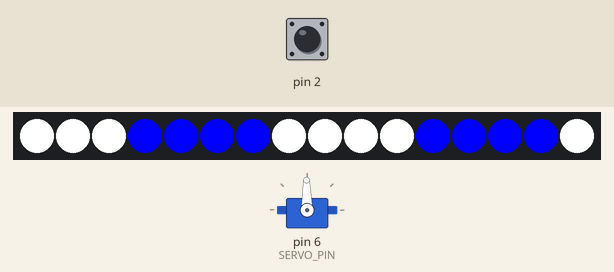
The sketch below on a simulated Arduino Uno, built with avr-gcc and run on an emulated ATmega328P. Shown: 16 RGB LEDs in strip order, left to right, servo. The inputs (shaded band) are chosen by the test bench; at power-on: pin 2 LOW.

Above: at 1.3 s.
1.4 s: pin 2 driven HIGH
At 1.96 s:
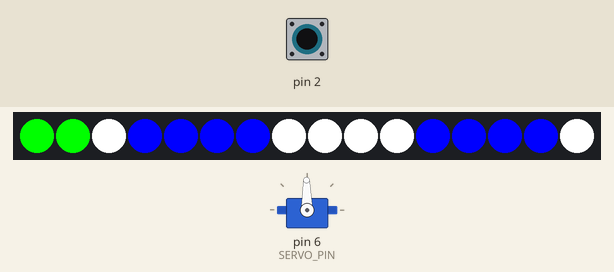
At 2.82 s:
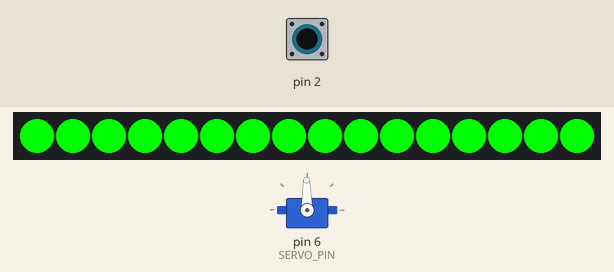
3.5 s: pin 2 pulsed LOW 5 times (0.12 s each, 0.3 s apart)
At 5.04 s:
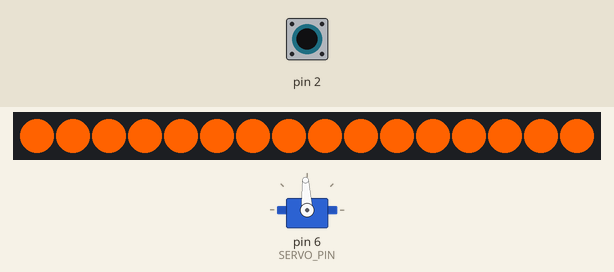
Timing chart, 0 to 6.8 s (numbered marks = the images above; inputs shaded):
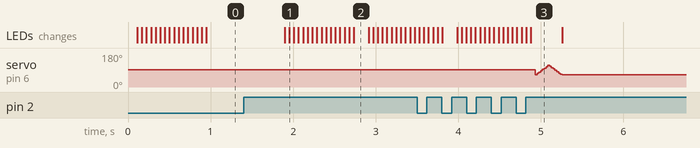

Measured:
- after the input at 1.4 s, the LEDs: first change after 0.50 s (image 1 shows a later state)
- after the input at 3.5 s, the LEDs: first differ from a run without the input after 0.54 s (image 3 shows a later state)

The sketch:

TEST_ALARM.ino
```cpp
#define PIN            19
#define NUMPIXELS      16
#define SERVO_PIN      6

#include "ALARM.h"

volatile int ESTADO=0;

void setup() {
  // put your setup code here, to run once:
  SET_ALARM();
  attachInterrupt(0, BUTTON, RISING );
}

void loop() {
ALARM_ESTATE(ESTADO);
}


void BUTTON(){
ESTADO++;

}
```

ALARM.h
```cpp
#include <Servo.h>

#define GREEN pixels.Color(0,255,0)
#define ORANGE pixels.Color(255,98,0)
#define YELLOW pixels.Color(255,255,0)
#define RED pixels.Color(255,0,0)
#define BLUE pixels.Color(0,0,255)
#define WHITE pixels.Color(255,255,255)
#define NONE pixels.Color(0,0,0)

Servo myservo;

#include <Adafruit_NeoPixel.h>
#ifdef __AVR__
#include <avr/power.h>
#endif


Adafruit_NeoPixel pixels = Adafruit_NeoPixel(NUMPIXELS, PIN, NEO_GRB + NEO_KHZ800);
void SET_ALARM() {
  pixels.begin();
  myservo.attach(SERVO_PIN);
  myservo.write(91);
  delay(111);
}

void Reset_Ring(){
  for (int i = 0; i < NUMPIXELS; i++) {
    pixels.setPixelColor(i, NONE);
    pixels.show();
  }
  delay(55);
}

void Start_Ring() {

  for (int pos = 65; pos <= 115; pos += 1) {
    myservo.write(pos);
    delay(3);
  }

  for (int pos = 115; pos >= 65; pos -= 1) {
    myservo.write(pos);
    delay(3);
  }
}

void SET_GREEN() {
  for (int i = 0; i < NUMPIXELS; i++) {
    pixels.setPixelColor(i, GREEN);
    pixels.show();
    delay(55);
  }
     delay(111);
  Reset_Ring();


}

void SET_RED() {
  for (int i = 0; i < NUMPIXELS; i++) {
    pixels.setPixelColor(i, RED);
    pixels.show();
    delay(55);
  }
  Start_Ring();
  Reset_Ring();
}

void SET_ORANGE() {
  for (int i = 0; i < NUMPIXELS; i++) {
    pixels.setPixelColor(i, ORANGE);
    pixels.show();
    delay(55);
  }
   Start_Ring();
 Reset_Ring();
}

void SET_YELLOW() {
  for (int i = 0; i < NUMPIXELS; i++) {
    pixels.setPixelColor(i, YELLOW);
    pixels.show();
    delay(55);
  }
   delay(111);
  Reset_Ring();
}

void SET_DEFAULT() {
  for (int i = 0; i < 3; i++) {
    pixels.setPixelColor(i, WHITE);
    pixels.show();
    delay(55);
  }
  for (int i = 3; i < 7; i++) {
    pixels.setPixelColor(i, BLUE);
    pixels.show();
    delay(55);
  }
  for (int i = 7; i <11; i++) {
    pixels.setPixelColor(i, WHITE);
    pixels.show();
    delay(55);
  }
  for (int i = 11; i <15; i++) {
    pixels.setPixelColor(i, BLUE);
    pixels.show();
    delay(55);
  }

  pixels.setPixelColor(15, WHITE);
    pixels.show();
    delay(55);

}


void ALARM_ESTATE(int ESTATE){
  switch (ESTATE){
    case 0:
    SET_DEFAULT();
    break;
    case 1:
    SET_GREEN();
    break;
    case 2:
    SET_YELLOW();
    break;
    case 3:
    SET_ORANGE();
    break;
    case 4:
    SET_RED();
    break;
  }

}
```
